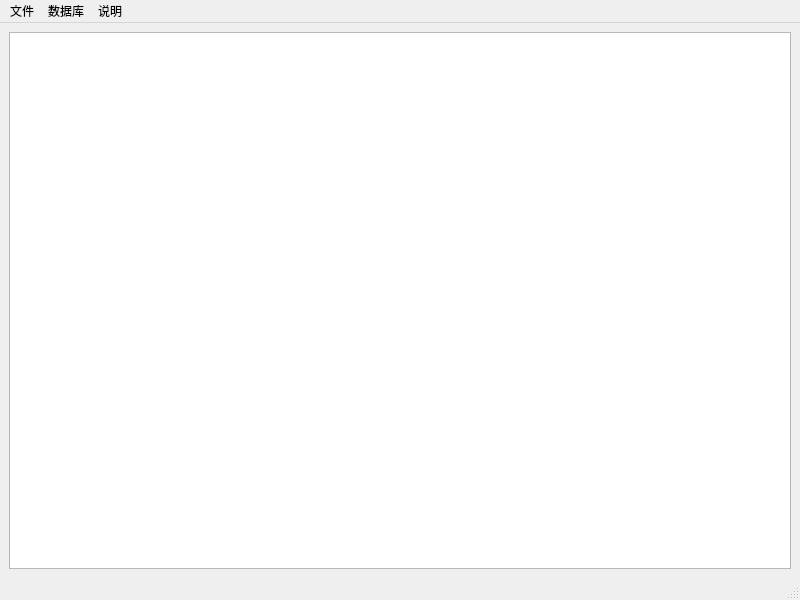
<?xml version="1.0" encoding="UTF-8"?>
<ui version="4.0">
 <class>MainWindow</class>
 <widget class="QMainWindow" name="MainWindow">
  <property name="geometry">
   <rect>
    <x>0</x>
    <y>0</y>
    <width>800</width>
    <height>600</height>
   </rect>
  </property>
  <property name="windowTitle">
   <string>项目物料清单管理系统</string>
  </property>
  <property name="toolButtonStyle">
   <enum>Qt::ToolButtonStyle::ToolButtonIconOnly</enum>
  </property>
  <widget class="QWidget" name="centralwidget">
   <layout class="QGridLayout" name="gridLayout">
    <item row="0" column="0">
     <widget class="QTableWidget" name="Table"/>
    </item>
   </layout>
  </widget>
  <widget class="QMenuBar" name="menubar">
   <property name="geometry">
    <rect>
     <x>0</x>
     <y>0</y>
     <width>800</width>
     <height>21</height>
    </rect>
   </property>
   <widget class="QMenu" name="Files">
    <property name="title">
     <string>文件</string>
    </property>
    <widget class="QMenu" name="Import">
     <property name="title">
      <string>导入文件</string>
     </property>
     <addaction name="import_xml"/>
    </widget>
    <widget class="QMenu" name="Export">
     <property name="title">
      <string>导出文件</string>
     </property>
     <addaction name="export_xml"/>
    </widget>
    <addaction name="New"/>
    <addaction name="Save"/>
    <addaction name="Close"/>
    <addaction name="Import"/>
    <addaction name="Export"/>
    <addaction name="Exit"/>
   </widget>
   <widget class="QMenu" name="DataBase">
    <property name="title">
     <string>数据库</string>
    </property>
    <addaction name="Connect"/>
    <addaction name="DisConnect"/>
    <addaction name="ChangeConnect"/>
   </widget>
   <widget class="QMenu" name="About">
    <property name="title">
     <string>说明</string>
    </property>
   </widget>
   <addaction name="Files"/>
   <addaction name="DataBase"/>
   <addaction name="About"/>
  </widget>
  <widget class="QStatusBar" name="statusbar"/>
  <action name="New">
   <property name="text">
    <string>新建文件</string>
   </property>
  </action>
  <action name="export_xml">
   <property name="text">
    <string>xml</string>
   </property>
  </action>
  <action name="import_xml">
   <property name="text">
    <string>xml</string>
   </property>
  </action>
  <action name="Connect">
   <property name="text">
    <string>连接</string>
   </property>
  </action>
  <action name="DisConnect">
   <property name="text">
    <string>断开连接</string>
   </property>
  </action>
  <action name="ChangeConnect">
   <property name="text">
    <string>修改连接</string>
   </property>
  </action>
  <action name="Save">
   <property name="text">
    <string>保存文件</string>
   </property>
  </action>
  <action name="Close">
   <property name="text">
    <string>关闭文件</string>
   </property>
  </action>
  <action name="Exit">
   <property name="text">
    <string>关闭</string>
   </property>
  </action>
 </widget>
 <resources/>
 <connections/>
</ui>
